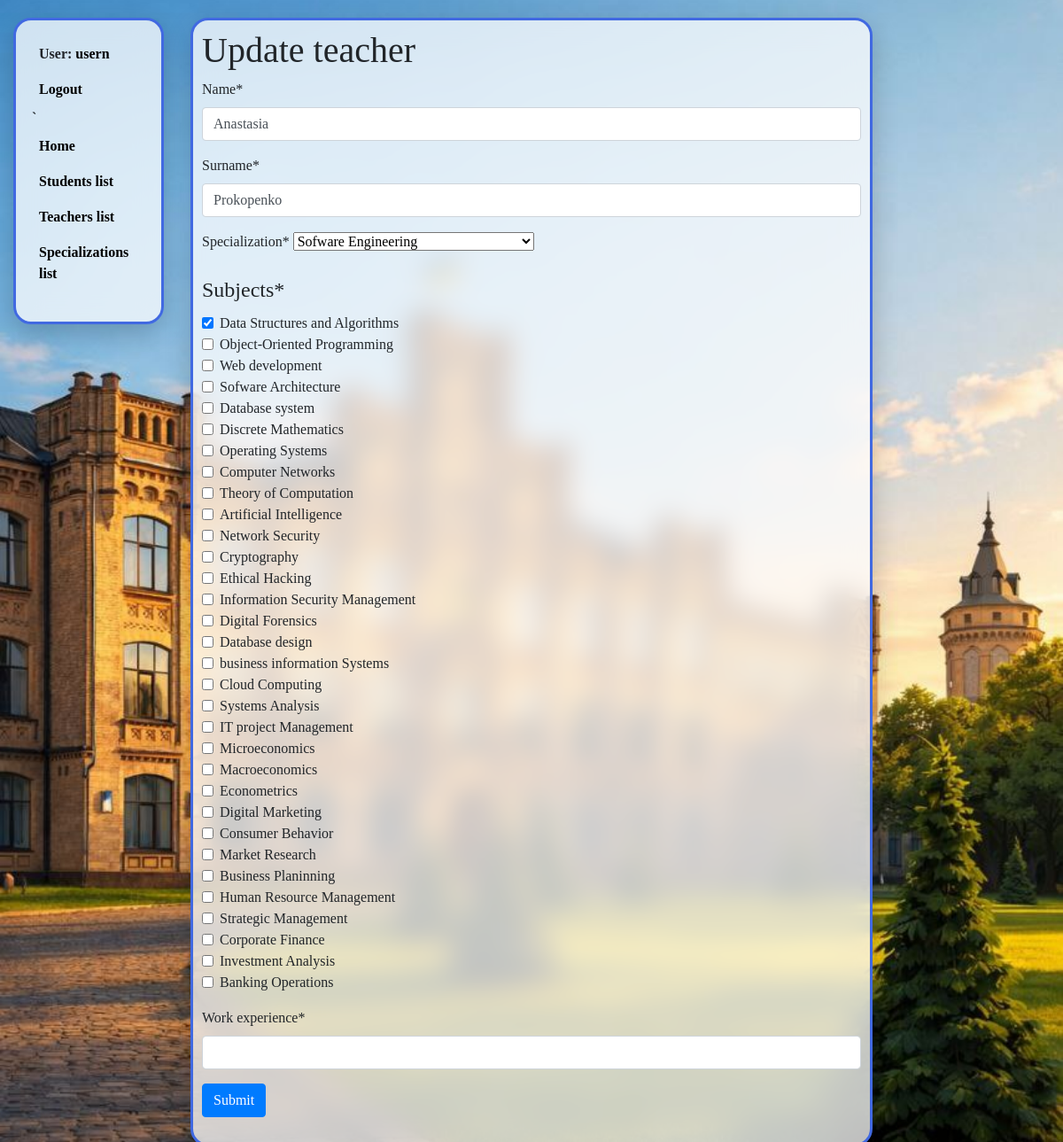
The app's page /teachers/3/update/ (signed in), older data.
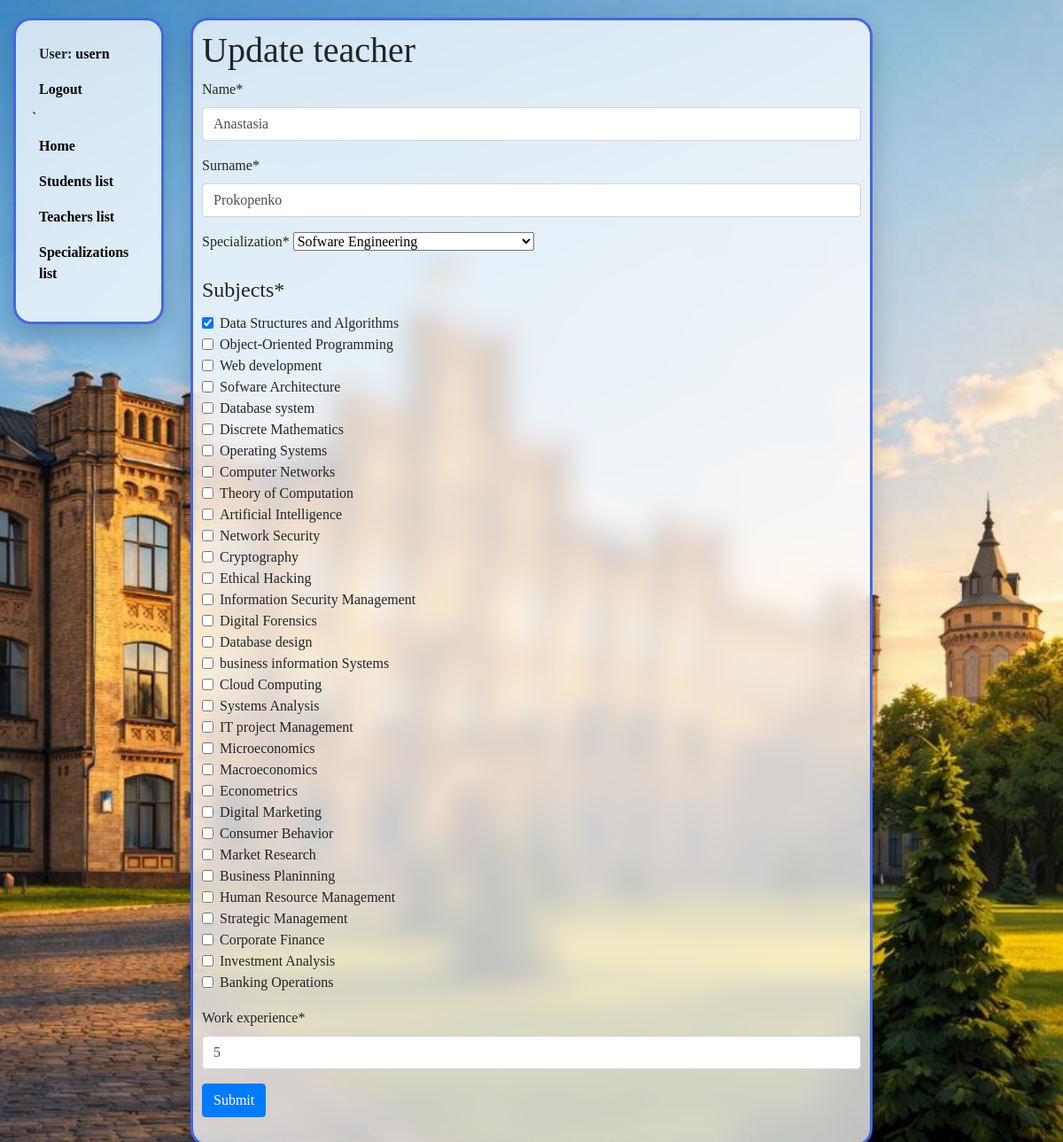
The same page, newer data.
### university_app/models.py (models this page shows, shortened)
class Teacher(models.Model):
    name = models.CharField(max_length=255)
    surname = models.CharField(max_length=255)
    specialization = models.ForeignKey(Specialization, on_delete=models.PROTECT, related_name="teachers_specialization")
    subjects = models.ManyToManyField(Subject, related_name="teachers", blank=True)
    work_experience = models.PositiveIntegerField(default=0)

class Specialization(models.Model):
    name = models.CharField(max_length=255)
    educational_program = models.CharField(max_length=255)
    subjects = models.ManyToManyField("Subject", related_name="specializations_subjects")
    faculty = models.ForeignKey(Faculty, on_delete=models.PROTECT, related_name="specializations_faculty")
    class Meta:
        ordering = ["id"]
    def __str__(self):
        return f"{self.name}"

class Subject(models.Model):
    name = models.CharField(max_length=255)
    class Meta:
        ordering = ["id"]
    def __str__(self):
        return f"{self.name}"

### university_app/views.py (the view)
# urls.py: path("teachers/<int:pk>/update/", TeacherUpdateView.as_view(), name="teacher-update"),
class TeacherUpdateView(LoginRequiredMixin, generic.UpdateView):
    model = Teacher
    form_class = TeacherForm
    success_url = reverse_lazy("university_app:teachers-list")

### university_app/forms.py
class TeacherForm(forms.ModelForm):
    subjects = forms.ModelMultipleChoiceField(
        queryset=Subject.objects.all(),
        widget=forms.CheckboxSelectMultiple,
    )
    class Meta:
        model = Teacher
        fields = "__all__"

### university_app/context_processors.py (called while the page is built)
def cfg_assets_root(request):
    return { 'ASSETS_ROOT' : settings.ASSETS_ROOT }

### templates/university_app/teacher_form.html (shortened to what this page needs)
{% extends "base.html" %}
{% load crispy_forms_filters %}
{% block body_class %}
  other_pages_image
{% endblock %}
{% block content %}
  <div class="divv background">
    <h1>{{ object|yesno:"Update, Create"}} teacher</h1>
    <form action="" method="post" novalidate>
      {{ form|crispy }}
      <input type="submit" value="Submit" class="btn btn-primary btnt">
    </form>
  </div>
{% endblock %}

Row changes from the older to the newer data that the page shows:
changed Teacher "Prokopenko": work_experience (not shown) → "5"
